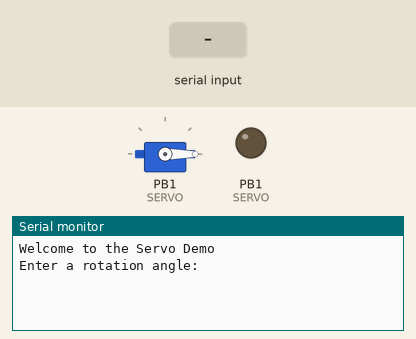
Simulated run of this program. Board: ATmega328P, built with avr-gcc and emulated at 12 MHz (the files do not name the chip). Shown: servo, output pins drawn as LEDs (lit = HIGH), the last lines printed to the serial monitor. Inputs (shaded band) come from the test bench. Servo pulses on a pin are drawn as a servo (544–2400 µs = 0–180°).

Above: at 1.2 s.
1.3 s: "90,45\n" received over Serial
At 2.0 s:
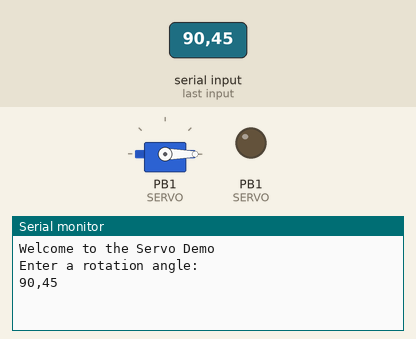
2.8 s: "5\n" received over Serial
At 3.2 s:
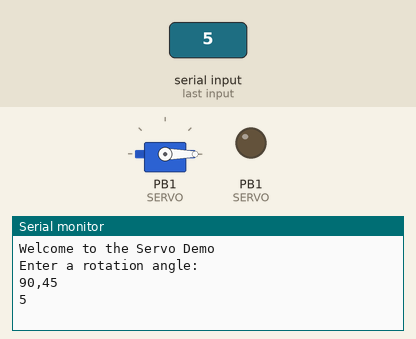

The program:

main.c
```c
/*
	servoMotor.c
	Using Timer1 to control Servo SG90 rotate to an arbitrary angle.

	In the sketch, i create a signal pulse 20 ms with PWM method. Time for logic HIGH in this pulse is between
	0.544 ms and 2.4 ms.
	(In the datasheet, the pulse length is specified as ranging from 1 ms to 2 ms, but in practice the pulse length
	is approximately from 0.544 ms to 2.4 ms.)
	+) 0.544 ms (Duty cycle = 5%)	-> 0 degree
	+) 1.472 ms (Duty cycle = 7.36%)-> 90 degree
	+) 2.4 ms	(Duty cycle = 12%)	-> 180 degree

	Step to control servo:
	1. First, choose Fast PWM mode and set TOP value so that Timer1 counts from 0 -> TOP in 20ms. In the sketch,
	assuming that F_CPU = 12MHz, fPWM = 50Hz and prescaler 8, i can calculate TOP value as 30000
	2. Second, select non-inverting mode (COM1A/B1:0 = 2) to generate control signal. From there, servo can rotate
	a desired angle with this signal.
	+) With duty cycle = 2.72%, OCR1x = 2.72% * 30000 = 816
	+) With duty cycle = 7.36%, OCR1x = 2208
	+) With duty cycle = 12%, OCR1x = 3600

	Mapping angle to OCR1x with:
	+) Pulse_length_min = 0.544 ms ,Pulse_length_max = 2.4 ms
	+) Signal_pulse = 20ms (f = 50Hz)
	+) TOP = 30000

	Formulation:
	OCR1x = 816 + (degree * (3600 - 816) / 180)

	Source: Nguyen Hai Nam
 */

#define F_CPU	12000000UL					// Clock CPU: 12MHz
#include <avr/io.h>
#include <util/delay.h>
#include "USART_RS232.h"

/*	Define time (us) for pulse lengths	*/
#define TIME_PULSE_LENGTH_MAX			2400	// 2.4 ms -> 180 degree
#define TIME_PULSE_LENGTH_MIN			544		// 0.544 ms -> 0 degree
#define TIME_SIGNAL_PULSE				20000	// 20ms (f = 50Hz)

/*	Define TOP_VALUE (ICR1)	for Timer1
	fPWM = 50Hz -> TOP + 1 = 12MHz / (50 * 8) = 30000 -> Approximate TOP value = 30000
	or TOP + 1 = 12MHz * 20000us / 8 = (12MHz / 10^6) * 20000 / 8 = 30000				*/
#define TOP_VALUE			((F_CPU / 1000000UL) * TIME_SIGNAL_PULSE / 8)

/*	Define pulse to control servo (Set OCR1 value)	*/
#define	PULSE_MAX			((TIME_PULSE_LENGTH_MAX * TOP_VALUE) / TIME_SIGNAL_PULSE)				// 180 degree
#define PULSE_MIN			((TIME_PULSE_LENGTH_MIN * TOP_VALUE) / TIME_SIGNAL_PULSE)				// 0 degree

/*	Define device pins */
#define SERVO_DDR			DDRB
#define SERVO_PORT			PORTB
#define SERVO				PORTB1				// OC1A pin to control servo

/*	Initiate Timer1	*/
static inline void initTimer1(void)
{
	/*	Fast PWM mode with ICR1 as TOP value, non-inverting and prescaler 8	*/
	TCCR1A |= (1 << COM1A1) | (1 << WGM11);
	TCCR1B |= (1 << WGM12) | (1 << WGM13) | (1 << CS11);

	// Set ICR1 as TOP value
	ICR1 = TOP_VALUE;

	// set output mode
	SERVO_DDR |= (1 << SERVO);
}


/*	Enter any angles to rotate	*/
static inline void setServoRotation(uint8_t servoAngle)
{
	uint16_t servoPulseLength;				// The length of pulse (Ton) to control

	if (servoAngle > 180)
		servoAngle = 180;

	/*	Calculate servoPulseLength to assign it to OCR1A	*/
	servoPulseLength = PULSE_MIN + ((uint32_t)servoAngle * (PULSE_MAX - PULSE_MIN) / 180);
	OCR1A = servoPulseLength;
}

int main(void)
{
    /*-----------Inits-----------*/
	uint8_t servoAngle;					// angle (0 ... 180 degree)
	initTimer1();
	initUSART();
	printString("\r\nWelcome to the Servo Demo\r\n");
	OCR1A = PULSE_MIN;

    while (1)
    {
		printString("\r\nEnter a rotation angle:\r\n");			// enter a degree (0 ... 180)
		servoAngle = getNumber();

		printString("On my way....\r\n");						// start rotating!
		setServoRotation(servoAngle);
		while (TCNT1 < TOP_VALUE);								// loop until the end of a signal pulse
		printString("DONE!\r\n");								// finish rotating!
    }
}
```

USART_RS232.c
```c
/*
	Các hàm đơn giản giúp truyền thông nối tiếp hoạt động.

	Lưu ý rằng receiveByte() là hàm dạng blocking — nó sẽ ngồi chờ mãi mãi cho đến khi có
	một byte dữ liệu đến. Nếu bạn đang làm điều gì đó thú vị hơn, bạn sẽ muốn triển khai
	chức năng này bằng ngắt (interrupts).

	initUSART yêu cầu BAUDRATE phải được định nghĩa để tính toán hệ số nhân tốc độ truyền (bit-rate multiplier).
	Giá trị 9600 là một mặc định hợp lý.

	NOTE: Có thể không hoạt động với vài chip AVR cũ như: Mega8, Mega16, Mega32, Tiny2313, ...
*/

#include <avr/io.h>
#include "USART_RS232.h"
#include <util/setbaud.h>

// Khởi tạo USART
void initUSART(void)
{
	// UBRR0H và UBRR0L được tính toán trong file <setbaud.h>
	UBRR0H = UBRRH_VALUE;
	UBRR0L = UBRRL_VALUE;

	// Chỉ thị tiền xử lý về việc có sử dụng chế độ double-speed hay không?
	#if USE_2X
	UCSR0A |= (1 << U2X0);
	#else
	UCSR0A &= ~(1 << U2X0);
	#endif

	// Khởi tạo 2 thanh ghi UCSR0B và UCSR0C
	UCSR0B = (1 << RXEN0) | (1 << TXEN0);				// Receive, Transmit mode enable
	UCSR0C = (1 << UCSZ01) | (1 << UCSZ00);				// 8 data bits, 1 stop bit, no parity bit
}

// Hàm truyền dữ liệu qua USART
void transmitByte(uint8_t data)
{
	// Đợi đến khi UDRE = 1 (hay là Data Register sẵn sàng nhận dữ liệu)
	while ((UCSR0A & (1 << UDRE0)) == 0x00){;}

	// USART Data Register store data
	UDR0 = data;
}

// Hàm nhận dữ liệu qua USART
uint8_t receiveByte(void)
{
	/* Đợi dữ liệu đến */
	// RXC: Bit 1 neu co du lieu chua duoc
	while(!(UCSR0A & (1 << RXC0)));

	// Nhận dữ liệu từ USART Data Register
	return UDR0;
}

/* 	Hàm tiện ích để truyền toàn bộ chuỗi ký tự từ RAM	*/
void printString(const char myString[])
{
	uint8_t i = 0;
	while (myString[i] != '\0')
	{
		transmitByte(myString[i]);
		++i;
	}

}

/* 	Định nghĩa một biến char[] truyền vào hàm, biến này sẽ lưu trữ
	tất cả những gì bạn đã truyền qua cổng Serial	*/
void readString(char myString[], uint8_t maxLength)
{
	char response;
	uint8_t i = 0;
	// i < maxLength - 1: Để ký tự cuối là ký tự NULL
	while (i < (maxLength - 1))
	{
		response = receiveByte();		// Nhận một ký tự
		transmitByte(response);         // Phản hồi lại lên terminal để xác nhận việc đã đọc thành công?
		if (response == '\r') 			// Nếu nhập ký tự return ('\r') thì dừng việc đọc
			break;
		else
		{
		myString[i] = response;         // Thêm một ký tự vào chuỗi
		i++;
		}
	}
	myString[i] = 0;                    // Ký tự NULL
}

/*	In byte thành một số ASCII 3-digits tương ứng */
void printByte(uint8_t byte)
{
	transmitByte('0' + (byte / 100));					// Hàng trăm
	transmitByte('0' + ((byte / 10) % 10));				// Hàng chục
	transmitByte('0' + byte % 10);						// Hàng đơn vị
}

/*	In ra một word (16-bits) thành một số ASCII 5-digit tương ứng 	*/
void printWord(uint16_t word)
{
	transmitByte('0' + (word / 10000));                 // Hàng chục nghìn
	transmitByte('0' + ((word / 1000) % 10));           // Hàng nghìn
	transmitByte('0' + ((word / 100) % 10));            // Hàng trăm
	transmitByte('0' + ((word / 10) % 10));             // Hàng chục
	transmitByte('0' + (word % 10));                    // Hàng đơn vị
}

/* 	In ra một byte dưới dạng hệ nhị phân 0s và 1s	*/
void printBinaryByte(uint8_t byte)
{
	// MSB -> LSB
	for (uint8_t i = 8; i > 0; i--)
		transmitByte((byte & (1 << (i - 1)) ? '1' : '0'));
}

/* 	In ra một byte dưới dạng hệ thập phân	*/
char nibbleToHexCharacter(uint8_t nibble)
{
	return (nibble < 10 ? '0' + nibble : 'A' + nibble - 10);
}

void printHexByte(uint8_t byte)
{
	uint8_t upperNibble = byte >> 4;
	uint8_t lowerNibble = byte & 0x0F;
	transmitByte(upperNibble >= 10 ? 'A' + (upperNibble - 10) : '0' + upperNibble);
	transmitByte(lowerNibble >= 10 ? 'A' + (lowerNibble - 10) : '0' + lowerNibble);
}

/*	Nhận 3 chữ cái ASCII và chuyển chúng thành một byte khi nhấn Enter ('\r')	*/
uint8_t getNumber(void)
{
	// Nhận 1 số 0 - 255 từ cổng Serial và chuyển chuỗi ký tự thành số tương ứng
	char hundreds = '0';
	char tens = '0';
	char ones = '0';
	char thisChar = '0';
	do
	{
		// Dịch các hàng sang bên trái <-
		hundreds = tens;
		tens = ones;
		ones = thisChar;
		thisChar = receiveByte();                   // Nhận một ký tự mới
		transmitByte(thisChar);                     // Truyền lại ký tự vừa nhận được để xác nhận
	} while (thisChar != '\r');                     // Lặp đến khi gặp ký tự return
	return (100 * (hundreds - '0') + 10 * (tens - '0') + ones - '0');
}
```

USART_RS232.h
```c
/*
	Hàm để khởi tạo, truyền (transmit), nhận (receive) ký tự qua USART
	initUSART() yêu cầu BAUD được định nghĩa để tính toán hệ số nhân tốc
	độ truyền bit (bit-rate multiplier)
 */

#ifndef USART_RS232_H
#define USART_RS232_H

#ifndef BAUD                          /* Nếu không được định nghĩa trong Makefile... */
#define BAUD  9600                    /* Đặt một baud rate default... */
#endif

// Nếu file <util/delay.h> tồn tại thì undefine F_CPU
#ifdef F_CPU
#undef F_CPU
#endif

// redefine clock CPU: 12MHz
#define F_CPU 12000000UL

/* Định nghĩa để thuận lợi cho việc sử dụng về sau	*/
#define   USART_HAS_DATA   (UCSR0A & (1 << RXC0))
#define   USART_READY      (UCSR0A & (1 << UDRE0))

/* Nhận F_CPU và BAUD đã được định nghĩa, tính toán hệ số
	nhân bit-rate theo công thức trong datasheet - cái này tự
	được tính toán trong <hàm setbaud.h>			*/
void initUSART(void);

/* 	Khối hàm truyền (transmit) và nhận (receive) dữ liệu từ thanh ghi UDR0
	Khi gọi hàm receiveByte() thì chương trình của bạn sẽ bị treo
	đển khi có dữ liệu đến.		*/
void transmitByte(uint8_t data);
uint8_t receiveByte(void);

/* 	Hàm tiện ích để truyền toàn bộ chuỗi ký tự từ RAM	*/
void printString(const char myString[]);

/* 	Định nghĩa một biến char[] truyền vào hàm, biến này sẽ lưu trữ
	tất cả những gì bạn đã truyền qua cổng Serial	*/
void readString(char myString[], uint8_t maxLength);

/*	In byte thành một số ASCII 3-digits tương ứng
	Ví dụ: byte = 56 -> Tương đương "0", "5", "6" trong mã ASCII và truyền
	bằng USART		*/
void printByte(uint8_t byte);

/*	In ra một word (16-bits) thành một số ASCII 5-digit tương ứng 	*/
void printWord(uint16_t word);

/* 	In ra một byte dưới dạng hệ nhị phân 0s và 1s	*/
void printBinaryByte(uint8_t byte);

/* 	In ra một byte dưới dạng hệ thập phân	*/
char nibbleToHexCharacter(uint8_t nibble);
void printHexByte(uint8_t byte);

/*	Nhận 3 chữ cái ASCII và chuyển chúng thành một byte khi nhấn Enter ('\r')	*/
uint8_t getNumber(void);


#endif
```

Measured:
- after the input at 1.3 s, the serial monitor: prints a new line at once (image 1)
- after the input at 2.8 s, the serial monitor: prints a new line at once (image 2)
